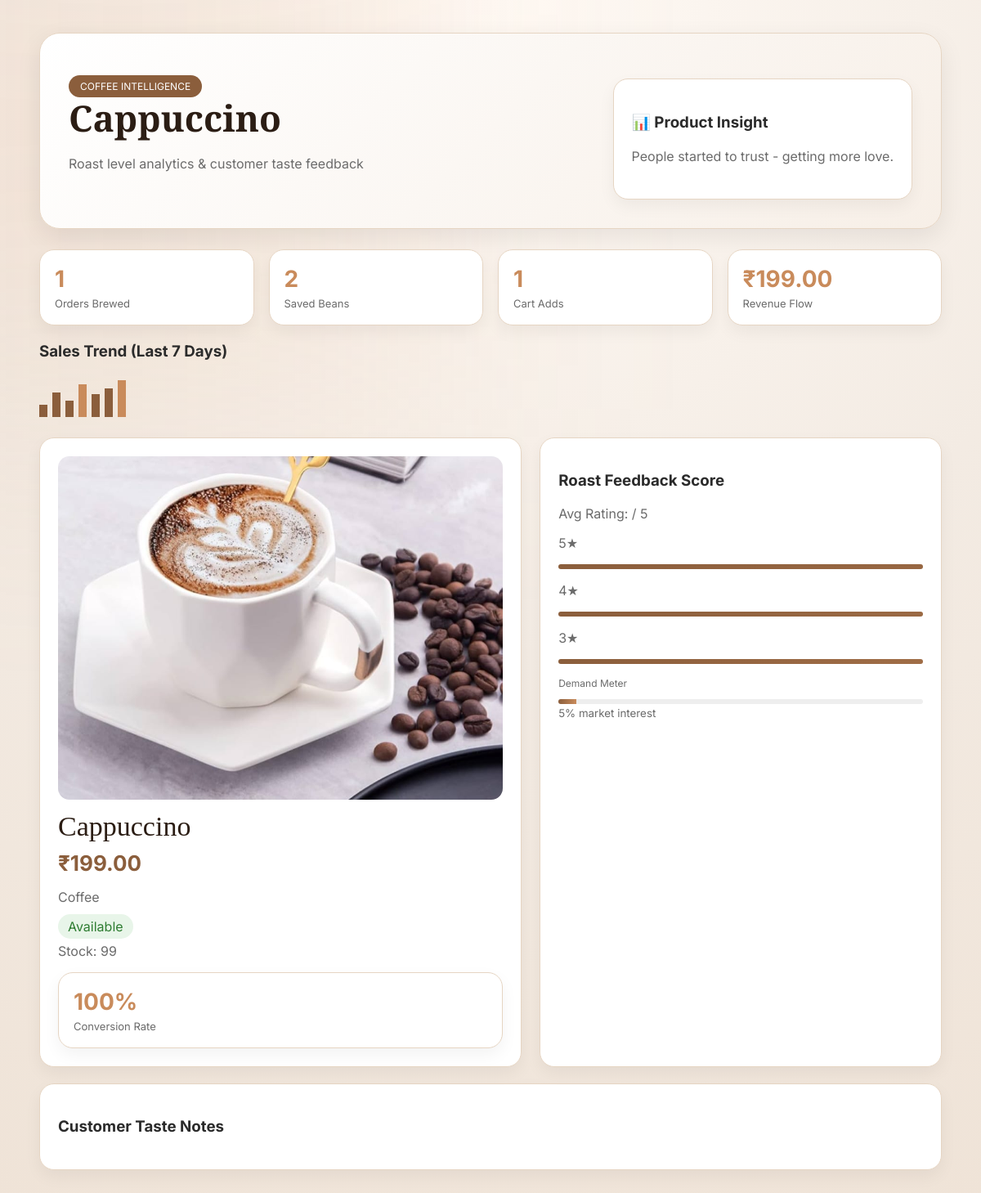
The app's page /admin/admin_view_product.php?id=1 with its own data.
### tables this page shows
CREATE TABLE `products` (
  `id` int(11) NOT NULL,
  `category_id` int(255) NOT NULL,
  `category_name` varchar(255) NOT NULL,
  `name` varchar(100) NOT NULL,
  `price` decimal(10,2) NOT NULL,
  `stock` int(11) NOT NULL DEFAULT 0,
  `image` text NOT NULL,
  `status` tinyint(1) NOT NULL DEFAULT 1,
  `create_at` timestamp NOT NULL DEFAULT current_timestamp()
);

CREATE TABLE `categories` (
  `id` int(255) NOT NULL,
  `name` varchar(255) NOT NULL,
  `slug` varchar(255) NOT NULL,
  `descri` varchar(255) NOT NULL,
  `price` int(255) NOT NULL,
  `image` text NOT NULL,
  `status` tinyint(1) NOT NULL DEFAULT 1,
  `create_at` timestamp NOT NULL DEFAULT current_timestamp(),
  `parent_id` int(255) NOT NULL DEFAULT 0
);

### admin/admin_view_product.php (the view, shortened to what this page needs)
<?php
global $conn;
$product_id = intval($_GET['id'] ?? 0);
$product = mysqli_fetch_assoc(mysqli_query($conn,"
SELECT p.*, c.name AS category
FROM products p
LEFT JOIN categories c ON c.id=p.category_id
WHERE p.id='$product_id'
"));
$ratingData = mysqli_fetch_assoc(mysqli_query($conn,"
SELECT COUNT(*) total_reviews, ROUND(AVG(rating),1) avg_rating
FROM product_reviews
WHERE product_id='$product_id'
"));
$revenueData = mysqli_fetch_assoc(mysqli_query($conn,"
SELECT SUM(grand_total) total
FROM userorder
WHERE product_id='$product_id'
"));
$revenue = $revenueData['total'] ?? 0;
$sales = mysqli_fetch_assoc(mysqli_query($conn,"SELECT COUNT(*) c FROM userorder WHERE product_id='$product_id'"))['c'];
$wishlist = mysqli_fetch_assoc(mysqli_query($conn,"SELECT COUNT(*) c FROM wishlist WHERE product_id='$product_id'"))['c'];
$cart = mysqli_fetch_assoc(mysqli_query($conn,"SELECT COUNT(*) c FROM addtocart WHERE product_id='$product_id'"))['c'];
?>
<!DOCTYPE html>
<html>
<head>
</head>
<body>
<div class="container">
<div class="hero">
    <div>
        <span class="tag">COFFEE INTELLIGENCE</span>
        <h1><?=$product['name']?></h1>
        <p style="color:var(--muted)">Roast level analytics & customer taste feedback</p>
    </div>
    <div class="card" style="margin-top:20px">
    <h3>📊  Product Insight</h3>
    <?php
    $insight = "";
    if($sales > 50){
        $insight = "🔥 High demand product with strong purchase flow.";
    } elseif($sales > 10){
        $insight = "📈 Moderate performance, potential for marketing boost.";
    } else {
        $insight = "People started to trust - getting more love.";
    }
    ?>
    <p style="color:var(--muted);line-height:1.6">
        <?= $insight ?>
    </p>
</div>
</div>
<div class="kpi">
    <div class="kpi-card"><h2><?=$sales?></h2><p>Orders Brewed</p></div>
    <div class="kpi-card"><h2><?=$wishlist?></h2><p>Saved Beans</p></div>
    <div class="kpi-card"><h2><?=$cart?></h2><p>Cart Adds</p></div>
    <div class="kpi-card"><h2>₹<?=$revenue?></h2><p>Revenue Flow</p></div>
</div>
<div style="margin-top:20px">
    <h3>Sales Trend (Last 7 Days)</h3>
    <div style="display:flex;gap:6px;height:50px;align-items:flex-end">
        <div style="width:10px;height:30%;background:var(--coffee)"></div>
        <div style="width:10px;height:60%;background:var(--coffee)"></div>
        <div style="width:10px;height:40%;background:var(--coffee)"></div>
        <div style="width:10px;height:80%;background:var(--caramel)"></div>
        <div style="width:10px;height:55%;background:var(--coffee)"></div>
        <div style="width:10px;height:70%;background:var(--coffee)"></div>
        <div style="width:10px;height:90%;background:var(--caramel)"></div>
    </div>
</div>
<div class="grid">
<div class="card">
    <img class="product-img" src="../images/<?=$product['image']?>">
    <div class="title"><?=$product['name']?></div>
    <div class="price">₹<?=$product['price']?></div>
    <p style="color:var(--muted)"><?=$product['category']?></p>
    <?php if($product['status']){ ?>
        <span class="active">Available</span>
    <?php } else { ?>
        <span class="inactive">Out of Stock</span>
    <?php } ?>
    <p style="color:var(--muted);margin-top:10px">
        Stock: <?=$product['stock']?>
    </p>
    <?php
$conversion = ($cart > 0) ? round(($sales / $cart) * 100, 2) : 0;
?>
<div class="kpi-card">
    <h2><?=$conversion?>%</h2>
    <p>Conversion Rate</p>
</div>
</div>
<div class="card">
    <h3>Roast Feedback Score</h3>
    <p style="color:var(--muted)">Avg Rating: <?=$ratingData['avg_rating']?> / 5</p>
    <?php
    $total = max(1,$ratingData['total_reviews']);
    function bar($c,$t){ return ($c/$t)*100; }
    ?>
    <p>5★ <div class="bar"><div class="fill" style="width:<?=bar(5,$total)?>%"></div></div></p>
    <p>4★ <div class="bar"><div class="fill" style="width:<?=bar(4,$total)?>%"></div></div></p>
    <p>3★ <div class="bar"><div class="fill" style="width:<?=bar(3,$total)?>%"></div></div></p>
<?php
$demand = min(100, ($sales * 2) + ($wishlist * 1.5));
?>
<div style="margin-top:15px">
    <p style="font-size:12px;color:var(--muted)">Demand Meter</p>
    <div class="bar">
        <div class="fill" style="width:<?=$demand?>%"></div>
    </div>
    <small style="color:var(--muted)"><?=$demand?>% market interest</small>
</div>
</div>
</div>
<div class="card" style="margin-top:20px">
<h3>Customer Taste Notes</h3>
</div>
</div>
</body>
</html>

### admin/admin_view_product.php (style rules this page uses)
:root { --bg:#f7f3ee; --card:#ffffff; --coffee:#8b5e3c; --caramel:#c98b5b; --cream:#2b2b2b; --muted:#6b6b6b; --line:#e6d5c3; }
body { margin:0; font-family:Inter; background: radial-gradient(circle at top, #fffaf5 0%, #f3ebe3 50%, #efe3d7 100% ); color:var(--cream); }
body::before { content:""; position:fixed; top:-200px; left:-200px; width:700px; height:700px; background:rgba(201,139,91,0.12); filter:blur(140px); z-index:-1; }
.card, .kpi-card, .hero { animation:fadeUp 0.5s ease; transition:0.25s ease; }
.container { width:92%; margin:40px auto; }
.hero { background:linear-gradient(135deg,#ffffff,#f7efe7); border:1px solid var(--line); padding:35px; border-radius:25px; display:flex; justify-content:space-between; align-items:center; box-shadow:0 10px 30px rgba(0,0,0,0.08); }
.hero h1 { font-family:"Playfair Display"; font-size:44px; margin:0; color:#2b1d14; }
.tag { background:var(--coffee); color:white; padding:6px 14px; border-radius:30px; font-size:12px; }
.card, .kpi-card { background:var(--card); border:1px solid var(--line); border-radius:18px; box-shadow:0 8px 20px rgba(0,0,0,0.05); }
.card { padding:22px; }
.kpi { display:grid; grid-template-columns:repeat(4,1fr); gap:18px; margin-top:25px; }
.kpi-card { padding:18px; }
.kpi-card h2 { margin:0; font-size:28px; color:var(--caramel); }
.kpi-card p { color:var(--muted); margin:5px 0 0; font-size:13px; }
.grid { display:grid; grid-template-columns:1.2fr 1fr; gap:22px; margin-top:25px; }
.product-img { width:100%; height:420px; object-fit:cover; border-radius:14px; }
.title { font-family:"Playfair Display"; font-size:34px; margin:10px 0; color:#2b1d14; }
.price { font-size:26px; color:var(--coffee); font-weight:700; }
.active { background:#e8f5e9; color:#2e7d32; padding:5px 12px; border-radius:20px; }
.bar { height:6px; background:#eee; border-radius:20px; overflow:hidden; }
.fill { height:100%; background:linear-gradient(90deg,var(--coffee),var(--caramel)); }
p { color:var(--muted); }

### records on screen
products: name "Cappuccino", image (picture), price "199.00", category.name "Coffee", stock "99"

### other values on screen
$insight "People started to trust - getting more love."
$sales "1"
$wishlist "2"
$cart "1"
$revenue "199.00"
$conversion "100"
$demand "5"
